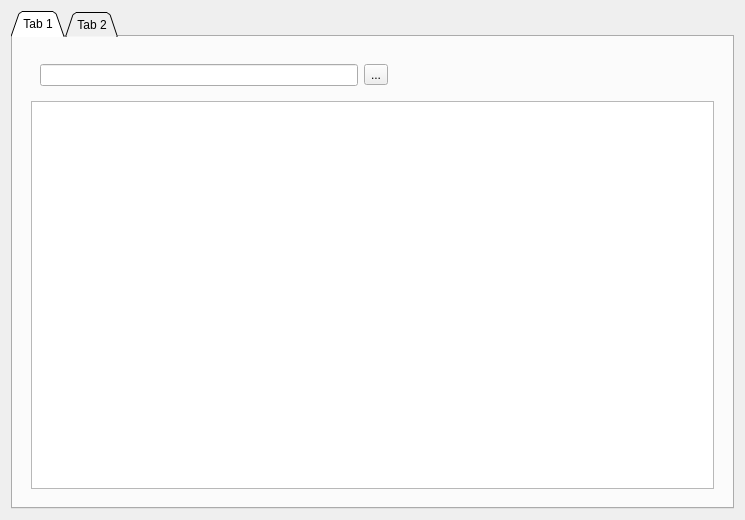
<?xml version="1.0" encoding="UTF-8"?>
<ui version="4.0">
 <class>usersWidgetForm</class>
 <widget class="QWidget" name="usersWidgetForm">
  <property name="geometry">
   <rect>
    <x>0</x>
    <y>0</y>
    <width>745</width>
    <height>520</height>
   </rect>
  </property>
  <property name="windowTitle">
   <string>Form</string>
  </property>
  <layout class="QGridLayout" name="gridLayout">
   <item row="0" column="1">
    <widget class="QWidget" name="tabContainer" native="true">
     <layout class="QHBoxLayout" name="horizontalLayout">
      <property name="spacing">
       <number>0</number>
      </property>
      <property name="leftMargin">
       <number>0</number>
      </property>
      <property name="topMargin">
       <number>0</number>
      </property>
      <property name="rightMargin">
       <number>0</number>
      </property>
      <property name="bottomMargin">
       <number>0</number>
      </property>
      <item>
       <widget class="QTabWidget" name="tabWidget">
        <property name="tabShape">
         <enum>QTabWidget::TabShape::Triangular</enum>
        </property>
        <property name="currentIndex">
         <number>0</number>
        </property>
        <widget class="QWidget" name="therapistTab">
         <attribute name="title">
          <string>Tab 1</string>
         </attribute>
         <layout class="QGridLayout" name="gridLayout_2">
          <item row="0" column="0">
           <widget class="QWidget" name="therapistListContainer" native="true">
            <layout class="QGridLayout" name="gridLayout_3">
             <item row="0" column="0">
              <widget class="QWidget" name="buttonContainer1" native="true">
               <layout class="QHBoxLayout" name="horizontalLayout_3">
                <item>
                 <widget class="QLineEdit" name="lineEdit1"/>
                </item>
                <item>
                 <widget class="QToolButton" name="toolButton1">
                  <property name="text">
                   <string>...</string>
                  </property>
                  <property name="icon">
                   <iconset theme="QIcon::ThemeIcon::ListAdd"/>
                  </property>
                 </widget>
                </item>
                <item>
                 <spacer name="horizontalSpacer_2">
                  <property name="orientation">
                   <enum>Qt::Orientation::Horizontal</enum>
                  </property>
                  <property name="sizeHint" stdset="0">
                   <size>
                    <width>40</width>
                    <height>20</height>
                   </size>
                  </property>
                 </spacer>
                </item>
               </layout>
              </widget>
             </item>
             <item row="1" column="0">
              <widget class="QListWidget" name="listWidget1"/>
             </item>
            </layout>
           </widget>
          </item>
         </layout>
        </widget>
        <widget class="QWidget" name="patientTab">
         <attribute name="title">
          <string>Tab 2</string>
         </attribute>
         <layout class="QGridLayout" name="gridLayout_4">
          <item row="0" column="0">
           <widget class="QWidget" name="patientListContainer" native="true">
            <layout class="QVBoxLayout" name="verticalLayout">
             <item>
              <widget class="QWidget" name="buttonContainer2" native="true">
               <layout class="QHBoxLayout" name="horizontalLayout_2">
                <item>
                 <widget class="QLineEdit" name="lineEdit2"/>
                </item>
                <item>
                 <widget class="QToolButton" name="toolButton2">
                  <property name="text">
                   <string>...</string>
                  </property>
                  <property name="icon">
                   <iconset theme="QIcon::ThemeIcon::ListAdd"/>
                  </property>
                 </widget>
                </item>
                <item>
                 <spacer name="horizontalSpacer">
                  <property name="orientation">
                   <enum>Qt::Orientation::Horizontal</enum>
                  </property>
                  <property name="sizeHint" stdset="0">
                   <size>
                    <width>40</width>
                    <height>20</height>
                   </size>
                  </property>
                 </spacer>
                </item>
               </layout>
              </widget>
             </item>
             <item>
              <widget class="QListWidget" name="listWidget2"/>
             </item>
            </layout>
           </widget>
          </item>
         </layout>
        </widget>
       </widget>
      </item>
     </layout>
    </widget>
   </item>
  </layout>
 </widget>
 <resources/>
 <connections/>
</ui>
